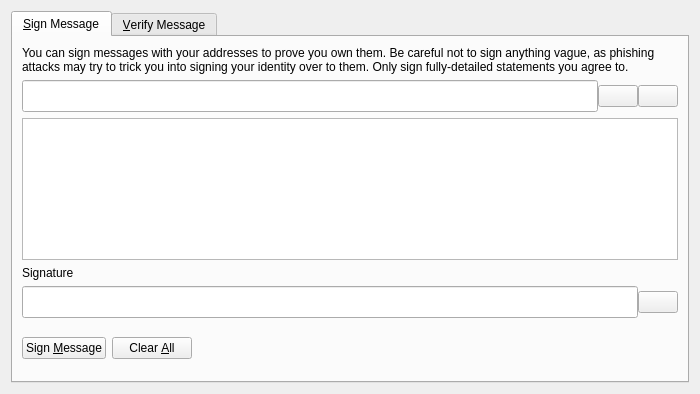
<?xml version="1.0" encoding="UTF-8"?>
<ui version="4.0">
 <class>SignVerifyMessageDialog</class>
 <widget class="QDialog" name="SignVerifyMessageDialog">
  <property name="geometry">
   <rect>
    <x>0</x>
    <y>0</y>
    <width>700</width>
    <height>394</height>
   </rect>
  </property>
  <property name="windowTitle">
   <string>Signatures - Sign / Verify a Message</string>
  </property>
  <property name="modal">
   <bool>true</bool>
  </property>
  <layout class="QVBoxLayout" name="verticalLayout">
   <item>
    <widget class="QTabWidget" name="tabWidget">
     <property name="currentIndex">
      <number>0</number>
     </property>
     <widget class="QWidget" name="tabSignMessage">
      <attribute name="title">
       <string>&amp;Sign Message</string>
      </attribute>
      <layout class="QVBoxLayout" name="verticalLayout_SM">
       <item>
        <widget class="QLabel" name="infoLabel_SM">
         <property name="text">
          <string>You can sign messages with your addresses to prove you own them. Be careful not to sign anything vague, as phishing attacks may try to trick you into signing your identity over to them. Only sign fully-detailed statements you agree to.</string>
         </property>
         <property name="textFormat">
          <enum>Qt::PlainText</enum>
         </property>
         <property name="wordWrap">
          <bool>true</bool>
         </property>
        </widget>
       </item>
       <item>
        <layout class="QHBoxLayout" name="horizontalLayout_1_SM">
         <property name="spacing">
          <number>0</number>
         </property>
         <item>
          <widget class="QValidatedLineEdit" name="addressIn_SM">
           <property name="maximumSize">
            <size>
             <width>16777215</width>
             <height>36</height>
            </size>
           </property>
           <property name="font">
            <font>
             <pointsize>15</pointsize>
            </font>
           </property>
           <property name="toolTip">
            <string>The EREX address to sign the message with</string>
           </property>
          </widget>
         </item>
         <item>
          <widget class="QPushButton" name="addressBookButton_SM">
           <property name="toolTip">
            <string>Choose previously used address</string>
           </property>
           <property name="text">
            <string/>
           </property>
           <property name="icon">
            <iconset>
             <normaloff>:/icons/address-book</normaloff>:/icons/address-book</iconset>
           </property>
           <property name="iconSize">
            <size>
             <width>36</width>
             <height>36</height>
            </size>
           </property>
           <property name="shortcut">
            <string>Alt+A</string>
           </property>
           <property name="autoDefault">
            <bool>false</bool>
           </property>
          </widget>
         </item>
         <item>
          <widget class="QPushButton" name="pasteButton_SM">
           <property name="toolTip">
            <string>Paste address from clipboard</string>
           </property>
           <property name="text">
            <string/>
           </property>
           <property name="icon">
            <iconset>
             <normaloff>:/icons/editpaste</normaloff>:/icons/editpaste</iconset>
           </property>
           <property name="iconSize">
            <size>
             <width>36</width>
             <height>36</height>
            </size>
           </property>
           <property name="shortcut">
            <string>Alt+P</string>
           </property>
           <property name="autoDefault">
            <bool>false</bool>
           </property>
          </widget>
         </item>
        </layout>
       </item>
       <item>
        <widget class="QPlainTextEdit" name="messageIn_SM">
         <property name="toolTip">
          <string>Enter the message you want to sign here</string>
         </property>
        </widget>
       </item>
       <item>
        <widget class="QLabel" name="signatureLabel_SM">
         <property name="text">
          <string>Signature</string>
         </property>
         <property name="textFormat">
          <enum>Qt::PlainText</enum>
         </property>
        </widget>
       </item>
       <item>
        <layout class="QHBoxLayout" name="horizontalLayout_2_SM">
         <property name="spacing">
          <number>0</number>
         </property>
         <item>
          <widget class="QLineEdit" name="signatureOut_SM">
           <property name="maximumSize">
            <size>
             <width>16777215</width>
             <height>36</height>
            </size>
           </property>
           <property name="font">
            <font>
             <pointsize>15</pointsize>
             <italic>true</italic>
            </font>
           </property>
           <property name="readOnly">
            <bool>true</bool>
           </property>
          </widget>
         </item>
         <item>
          <widget class="QPushButton" name="copySignatureButton_SM">
           <property name="toolTip">
            <string>Copy the current signature to the system clipboard</string>
           </property>
           <property name="text">
            <string/>
           </property>
           <property name="icon">
            <iconset resource="../erex.qrc">
             <normaloff>:/icons/editcopy</normaloff>:/icons/editcopy</iconset>
           </property>
           <property name="iconSize">
            <size>
             <width>36</width>
             <height>36</height>
            </size>
           </property>
           <property name="autoDefault">
            <bool>false</bool>
           </property>
          </widget>
         </item>
        </layout>
       </item>
       <item>
        <layout class="QHBoxLayout" name="horizontalLayout_3_SM">
         <item>
          <widget class="QPushButton" name="signMessageButton_SM">
           <property name="toolTip">
            <string>Sign the message to prove you own this EREX address</string>
           </property>
           <property name="text">
            <string>Sign &amp;Message</string>
           </property>
           <property name="autoDefault">
            <bool>false</bool>
           </property>
          </widget>
         </item>
         <item>
          <widget class="QPushButton" name="clearButton_SM">
           <property name="toolTip">
            <string>Reset all sign message fields</string>
           </property>
           <property name="text">
            <string>Clear &amp;All</string>
           </property>
           <property name="autoDefault">
            <bool>false</bool>
           </property>
          </widget>
         </item>
         <item>
          <spacer name="horizontalSpacer_1_SM">
           <property name="orientation">
            <enum>Qt::Horizontal</enum>
           </property>
           <property name="sizeHint" stdset="0">
            <size>
             <width>40</width>
             <height>48</height>
            </size>
           </property>
          </spacer>
         </item>
         <item>
          <widget class="QLabel" name="statusLabel_SM">
           <property name="font">
            <font>
             <weight>75</weight>
             <bold>true</bold>
            </font>
           </property>
           <property name="text">
            <string/>
           </property>
           <property name="wordWrap">
            <bool>true</bool>
           </property>
          </widget>
         </item>
         <item>
          <spacer name="horizontalSpacer_2_SM">
           <property name="orientation">
            <enum>Qt::Horizontal</enum>
           </property>
           <property name="sizeHint" stdset="0">
            <size>
             <width>40</width>
             <height>48</height>
            </size>
           </property>
          </spacer>
         </item>
        </layout>
       </item>
      </layout>
     </widget>
     <widget class="QWidget" name="tabVerifyMessage">
      <attribute name="title">
       <string>&amp;Verify Message</string>
      </attribute>
      <layout class="QVBoxLayout" name="verticalLayout_VM">
       <item>
        <widget class="QLabel" name="infoLabel_VM">
         <property name="text">
          <string>Enter the signing address, message (ensure you copy line breaks, spaces, tabs, etc. exactly) and signature below to verify the message. Be careful not to read more into the signature than what is in the signed message itself, to avoid being tricked by a man-in-the-middle attack.</string>
         </property>
         <property name="textFormat">
          <enum>Qt::PlainText</enum>
         </property>
         <property name="alignment">
          <set>Qt::AlignLeading|Qt::AlignLeft|Qt::AlignTop</set>
         </property>
         <property name="wordWrap">
          <bool>true</bool>
         </property>
        </widget>
       </item>
       <item>
        <layout class="QHBoxLayout" name="horizontalLayout_1_VM">
         <property name="spacing">
          <number>0</number>
         </property>
         <item>
          <widget class="QValidatedLineEdit" name="addressIn_VM">
           <property name="maximumSize">
            <size>
             <width>16777215</width>
             <height>36</height>
            </size>
           </property>
           <property name="font">
            <font>
             <pointsize>15</pointsize>
            </font>
           </property>
           <property name="toolTip">
            <string>The EREX address the message was signed with</string>
           </property>
          </widget>
         </item>
         <item>
          <widget class="QPushButton" name="addressBookButton_VM">
           <property name="toolTip">
            <string>Choose previously used address</string>
           </property>
           <property name="text">
            <string/>
           </property>
           <property name="icon">
            <iconset>
             <normaloff>:/icons/address-book</normaloff>:/icons/address-book</iconset>
           </property>
           <property name="iconSize">
            <size>
             <width>36</width>
             <height>36</height>
            </size>
           </property>
           <property name="shortcut">
            <string>Alt+A</string>
           </property>
           <property name="autoDefault">
            <bool>false</bool>
           </property>
          </widget>
         </item>
        </layout>
       </item>
       <item>
        <widget class="QPlainTextEdit" name="messageIn_VM"/>
       </item>
       <item>
        <widget class="QValidatedLineEdit" name="signatureIn_VM">
         <property name="minimumSize">
          <size>
           <width>0</width>
           <height>36</height>
          </size>
         </property>
         <property name="maximumSize">
          <size>
           <width>16777215</width>
           <height>36</height>
          </size>
         </property>
         <property name="font">
          <font>
           <pointsize>15</pointsize>
          </font>
         </property>
        </widget>
       </item>
       <item>
        <layout class="QHBoxLayout" name="horizontalLayout_2_VM">
         <item>
          <widget class="QPushButton" name="verifyMessageButton_VM">
           <property name="toolTip">
            <string>Verify the message to ensure it was signed with the specified EREX address</string>
           </property>
           <property name="text">
            <string>Verify &amp;Message</string>
           </property>
           <property name="autoDefault">
            <bool>false</bool>
           </property>
          </widget>
         </item>
         <item>
          <widget class="QPushButton" name="clearButton_VM">
           <property name="toolTip">
            <string>Reset all verify message fields</string>
           </property>
           <property name="text">
            <string>Clear &amp;All</string>
           </property>
           <property name="autoDefault">
            <bool>false</bool>
           </property>
          </widget>
         </item>
         <item>
          <spacer name="horizontalSpacer_1_VM">
           <property name="orientation">
            <enum>Qt::Horizontal</enum>
           </property>
           <property name="sizeHint" stdset="0">
            <size>
             <width>40</width>
             <height>48</height>
            </size>
           </property>
          </spacer>
         </item>
         <item>
          <widget class="QLabel" name="statusLabel_VM">
           <property name="font">
            <font>
             <weight>75</weight>
             <bold>true</bold>
            </font>
           </property>
           <property name="text">
            <string/>
           </property>
           <property name="wordWrap">
            <bool>true</bool>
           </property>
          </widget>
         </item>
         <item>
          <spacer name="horizontalSpacer_2_VM">
           <property name="orientation">
            <enum>Qt::Horizontal</enum>
           </property>
           <property name="sizeHint" stdset="0">
            <size>
             <width>40</width>
             <height>48</height>
            </size>
           </property>
          </spacer>
         </item>
        </layout>
       </item>
      </layout>
     </widget>
    </widget>
   </item>
  </layout>
 </widget>
 <customwidgets>
  <customwidget>
   <class>QValidatedLineEdit</class>
   <extends>QLineEdit</extends>
   <header>qvalidatedlineedit.h</header>
  </customwidget>
 </customwidgets>
 <resources>
  <include location="../erex.qrc"/>
 </resources>
 <connections/>
</ui>
